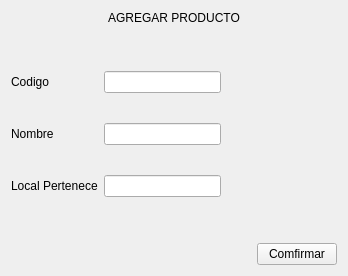
                 <widget class="QWidget" name="Pagina_AgregarProductos">
                  <layout class="QVBoxLayout" name="verticalLayout_20">
                   <item>
                    <widget class="QLabel" name="label_AgregarProducto">
                     <property name="text">
                      <string>AGREGAR PRODUCTO</string>
                     </property>
                     <property name="alignment">
                      <set>Qt::AlignCenter</set>
                     </property>
                    </widget>
                   </item>
                   <item>
                    <spacer name="verticalSpacer_9">
                     <property name="orientation">
                      <enum>Qt::Vertical</enum>
                     </property>
                     <property name="sizeHint" stdset="0">
                      <size>
                       <width>20</width>
                       <height>40</height>
                      </size>
                     </property>
                    </spacer>
                   </item>
                   <item>
                    <layout class="QHBoxLayout" name="horizontalLayout_20">
                     <item>
                      <layout class="QVBoxLayout" name="verticalLayout_21">
                       <property name="spacing">
                        <number>30</number>
                       </property>
                       <item>
                        <widget class="QLabel" name="label_CodigoProducto">
                         <property name="text">
                          <string>Codigo</string>
                         </property>
                        </widget>
                       </item>
                       <item>
                        <widget class="QLabel" name="label_NombreProducto">
                         <property name="text">
                          <string>Nombre</string>
                         </property>
                        </widget>
                       </item>
                       <item>
                        <widget class="QLabel" name="label_LocalPertenece">
                         <property name="text">
                          <string>Local Pertenece</string>
                         </property>
                        </widget>
                       </item>
                      </layout>
                     </item>
                     <item>
                      <layout class="QVBoxLayout" name="verticalLayout_22">
                       <property name="spacing">
                        <number>30</number>
                       </property>
                       <item>
                        <widget class="QLineEdit" name="lineEdit_CodigoProducto"/>
                       </item>
                       <item>
                        <widget class="QLineEdit" name="lineEdit_NombreProducto"/>
                       </item>
                       <item>
                        <widget class="QLineEdit" name="lineEdit_LocalPertenece"/>
                       </item>
                      </layout>
                     </item>
                     <item>
                      <spacer name="horizontalSpacer_13">
                       <property name="orientation">
                        <enum>Qt::Horizontal</enum>
                       </property>
                       <property name="sizeHint" stdset="0">
                        <size>
                         <width>40</width>
                         <height>20</height>
                        </size>
                       </property>
                      </spacer>
                     </item>
                    </layout>
                   </item>
                   <item>
                    <spacer name="verticalSpacer_10">
                     <property name="orientation">
                      <enum>Qt::Vertical</enum>
                     </property>
                     <property name="sizeHint" stdset="0">
                      <size>
                       <width>20</width>
                       <height>40</height>
                      </size>
                     </property>
                    </spacer>
                   </item>
                   <item>
                    <layout class="QHBoxLayout" name="horizontalLayout_21">
                     <item>
                      <widget class="QLabel" name="label_26">
                       <property name="minimumSize">
                        <size>
                         <width>200</width>
                         <height>0</height>
                        </size>
                       </property>
                       <property name="text">
                        <string/>
                       </property>
                       <property name="alignment">
                        <set>Qt::AlignCenter</set>
                       </property>
                      </widget>
                     </item>
                     <item>
                      <spacer name="horizontalSpacer_14">
                       <property name="orientation">
                        <enum>Qt::Horizontal</enum>
                       </property>
                       <property name="sizeHint" stdset="0">
                        <size>
                         <width>40</width>
                         <height>20</height>
                        </size>
                       </property>
                      </spacer>
                     </item>
                     <item>
                      <widget class="QPushButton" name="Boton_ComfimarProductos">
                       <property name="text">
                        <string>Comfirmar</string>
                       </property>
                      </widget>
                     </item>
                    </layout>
                   </item>
                  </layout>
                 </widget>
